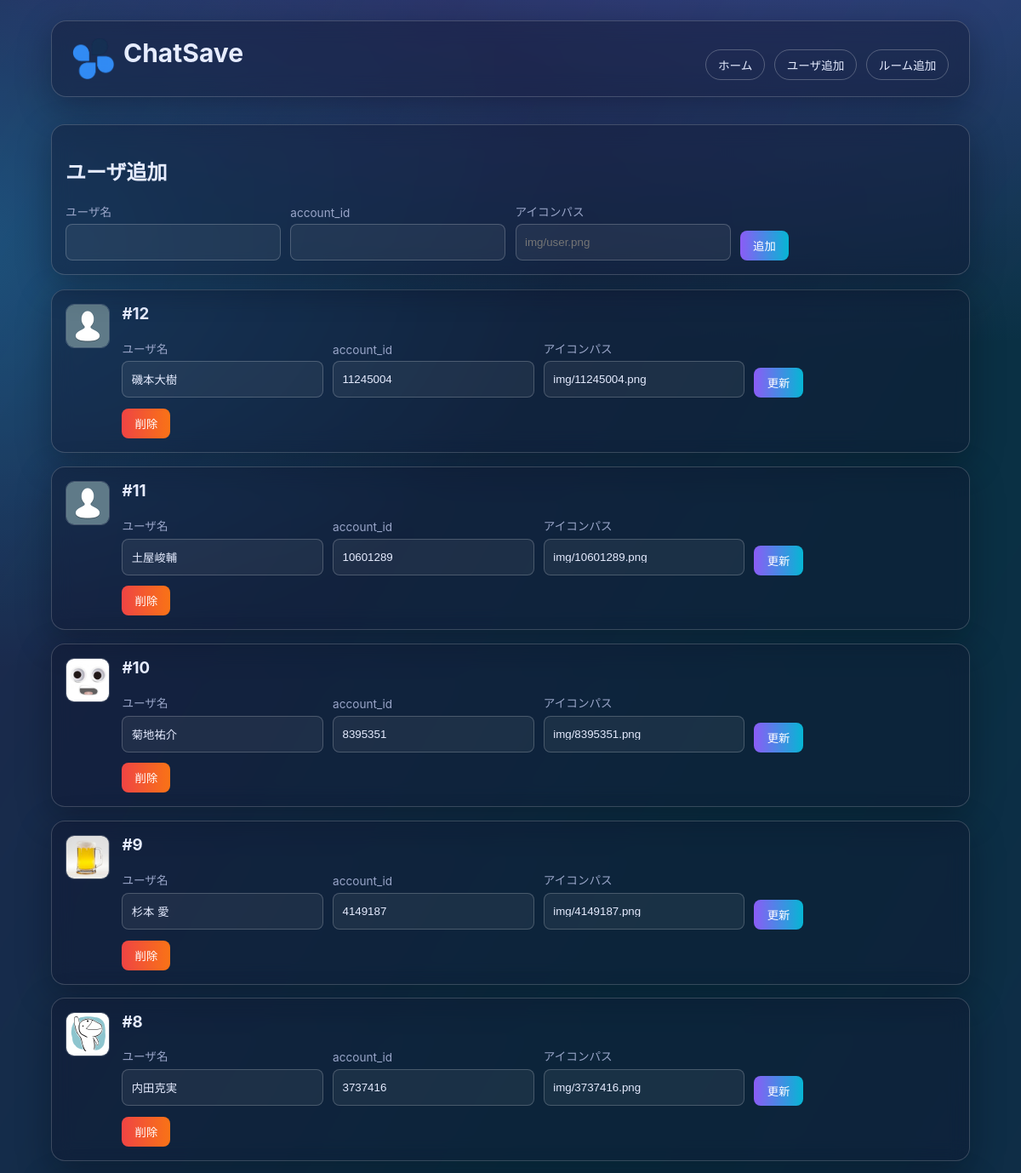
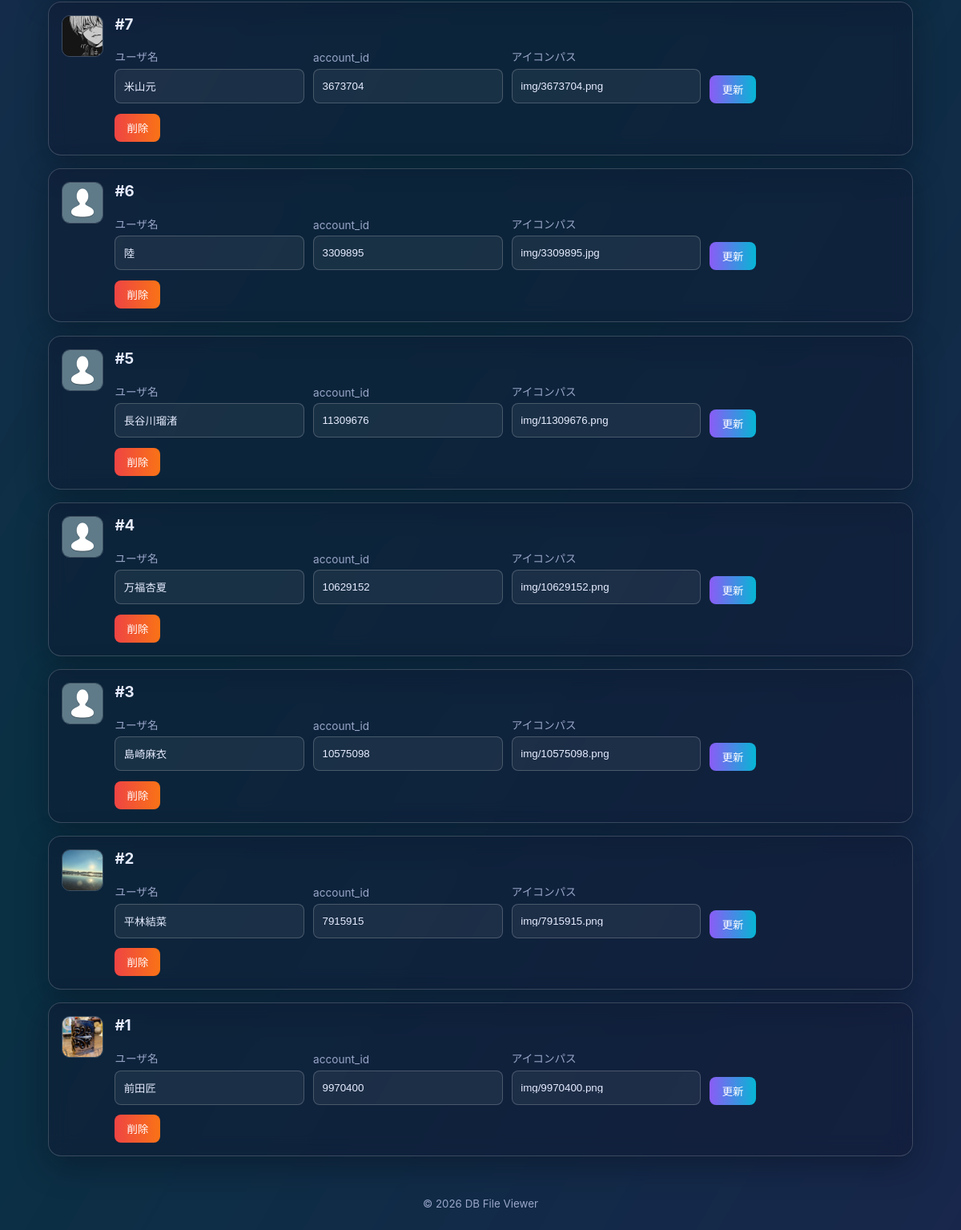
The page /users.php on the database its author committed (2 pictures, top to bottom).
### tables this page shows
CREATE TABLE users (
            id INTEGER PRIMARY KEY AUTOINCREMENT,
            user_name TEXT NOT NULL,
            account_id TEXT NOT NULL,
            user_icon TEXT
        );

### users.php (the view, shortened to what this page needs)
<?php
$pdo = get_db();
$users = $pdo->query('SELECT id, user_name, account_id, user_icon FROM users ORDER BY id DESC')->fetchAll(PDO::FETCH_ASSOC);
include __DIR__ . '/header.php';
?>
<section class="card glass form-card">
  <h2>ユーザ追加</h2>
  <form method="post" class="admin-form horizontal-form">
    <label>ユーザ名<input type="text" name="user_name" required></label>
    <label>account_id<input type="text" name="account_id" required></label>
    <label>アイコンパス<input type="text" name="user_icon" placeholder="img/user.png"></label>
    <button type="submit">追加</button>
  </form>
</section>
<section class="cards" aria-label="ユーザ一覧">
  <?php foreach ($users as $user): ?>
    <article class="card glass card-with-icon">
      <?php if (trim((string)$user['user_icon']) !== ''): ?>
        <img
          class="entity-preview"
          src="<?php echo htmlspecialchars($user['user_icon'], ENT_QUOTES, 'UTF-8'); ?>"
          alt="<?php echo htmlspecialchars($user['user_name'], ENT_QUOTES, 'UTF-8'); ?>"
          onerror="this.onerror=null;this.src='img/noimage.png';"
        >
      <?php endif; ?>
      <div class="card-main">
        <h3>#<?php echo (int)$user['id']; ?></h3>
        <form method="post" class="admin-form inline-form horizontal-form">
          <label>ユーザ名<input type="text" name="user_name" value="<?php echo htmlspecialchars($user['user_name'], ENT_QUOTES, 'UTF-8'); ?>" required></label>
          <label>account_id<input type="text" name="account_id" value="<?php echo htmlspecialchars($user['account_id'], ENT_QUOTES, 'UTF-8'); ?>" required></label>
          <label>アイコンパス<input type="text" name="user_icon" value="<?php echo htmlspecialchars($user['user_icon'], ENT_QUOTES, 'UTF-8'); ?>"></label>
          <div class="form-actions">
            <button type="submit">更新</button>
          </div>
        </form>
        <form method="post" onsubmit="return confirm('このユーザを削除しますか？');">
          <button type="submit" class="danger">削除</button>
        </form>
      </div>
    </article>
  <?php endforeach; ?>
</section>
<?php include __DIR__ . '/footer.php'; ?>

### header.php (shortened to what this page needs)
<!DOCTYPE html>
<html lang="ja">
<head>
  <link rel="stylesheet" href="style/style.css?v=<?php echo time(); ?>">
</head>
<body>
  <div class="bg-gradient"></div>
  <header class="site-header glass">
    <div class="header-top">
      <div class="header-title">
        <img src="img/icon.png?v=<?php echo time(); ?>" alt="ChatSave" class="header-icon">
        <h1>ChatSave</h1>
      </div>
      <nav class="header-nav" aria-label="メインナビゲーション">
        <a href="index.php">ホーム</a>
        <a href="users.php">ユーザ追加</a>
        <a href="rooms.php">ルーム追加</a>
      </nav>
    </div>
  </header>
  <main class="container">

### footer.php (shortened to what this page needs)
  </main>
  <footer class="site-footer">
    <small>&copy; <?php echo date('Y'); ?> DB File Viewer</small>
  </footer>
</body>
</html>

### style/style.css (style rules this page uses)
:root { --bg: #0b1020; --text: #e6ecff; --muted: #9aa6c9; --card: rgba(16, 22, 45, 0.40); --border: rgba(255, 255, 255, 0.18); --accent-a: #8b5cf6; --accent-b: #06b6d4; }
* { box-sizing: border-box; }
body { margin: 0; min-height: 100vh; font-family: "Inter", "Noto Sans JP", system-ui, sans-serif; color: var(--text); background: radial-gradient(1200px 700px at 85% -10%, rgba(139, 92, 246, 0.45), transparent), radial-gradient(800px 500px at -10% 10%, rgba(6, 182, 212, 0.35), transparent), var(--bg); overflow-x: hidden; }
.bg-gradient { position: fixed; inset: -20%; background: linear-gradient(120deg, rgba(139, 92, 246, 0.25), rgba(6, 182, 212, 0.2), rgba(99, 102, 241, 0.22)); filter: blur(70px); z-index: -1; animation: pulse 8s ease-in-out infinite alternate; }
.container { width: min(1080px, calc(100% - 2rem)); margin: 0 auto; padding: 1rem 0 3rem; }
.site-header { width: min(1080px, calc(100% - 2rem)); margin: 1.5rem auto 1rem; padding: 1.2rem 1.5rem; border-radius: 18px; }
.header-top { display: flex; justify-content: space-between; align-items: flex-end; gap: 1rem; flex-wrap: wrap; }
.header-nav { display: flex; gap: .7rem; flex-wrap: wrap; }
.header-nav a { color: var(--text); text-decoration: none; border: 1px solid rgba(255,255,255,.25); border-radius: 999px; padding: .45rem .85rem; font-size: .85rem; transition: .2s ease; }
.site-header h1 { margin: 0; font-size: clamp(1.4rem, 2.5vw, 2rem); }
.glass { background: var(--card); border: 1px solid var(--border); backdrop-filter: blur(12px); -webkit-backdrop-filter: blur(12px); box-shadow: 0 12px 38px rgba(5, 8, 20, .35); }
.cards { display: flex; grid-template-columns: repeat(auto-fit, minmax(270px, 1fr)); gap: 1rem; flex-direction: column; position: relative; z-index: 1; }
.card { border-radius: 16px; padding: 1rem; transform: translateY(6px); opacity: 0; animation: slideUp .55s ease forwards; animation-delay: var(--delay, 0ms); transition: transform .2s ease, border-color .2s ease; }
.card h3 { margin-top: 0; }
.form-card { margin-bottom: 1rem; position: relative; z-index: 40; }
.admin-form { display: grid; gap: .7rem; }
.admin-form label { display: grid; gap: .35rem; font-size: .85rem; color: var(--muted); }
.admin-form input { border-radius: 8px; border: 1px solid rgba(255,255,255,.2); padding: 13px .65rem; background: rgba(255,255,255,.06); color: var(--text); }
button { width: fit-content; border: 0; border-radius: 8px; padding: .5rem .95rem; cursor: pointer; color: #fff; background: linear-gradient(90deg, var(--accent-a), var(--accent-b)); }
button.danger { margin-top: .8rem; background: linear-gradient(90deg, #ef4444, #f97316); }
.site-footer { text-align: center; color: var(--muted); padding-bottom: 1.5rem; }
.horizontal-form { grid-template-columns: repeat(auto-fit, minmax(180px, 1fr)); align-items: end; }
.horizontal-form .form-actions { align-self: end; }
.card-with-icon { display: flex; gap: .9rem; align-items: flex-start; }
.entity-preview { width: 52px; height: 52px; border-radius: 10px; object-fit: cover; border: 1px solid rgba(255, 255, 255, .2); flex: 0 0 52px; }
.card-main { flex: 1; min-width: 0; }
.header-title { display: flex; gap: 10px; }
.header-icon { width: 50px; height: auto; }

### rows shown on the page
users: id "12", user_name "磯本大樹", account_id "11245004", user_icon "img/11245004.png"
users: id "11", user_name "土屋峻輔", account_id "10601289", user_icon "img/10601289.png"
users: user_icon (picture), id "10", user_name "菊地祐介", account_id "8395351", user_icon "img/8395351.png"
users: user_icon (picture), id "9", user_name "杉本 愛", account_id "4149187", user_icon "img/4149187.png"
users: user_icon (picture), id "8", user_name "内田克実", account_id "3737416", user_icon "img/3737416.png"
users: user_icon (picture), id "7", user_name "米山元", account_id "3673704", user_icon "img/3673704.png"
users: id "6", user_name "陸", account_id "3309895", user_icon "img/3309895.jpg"
users: user_icon (picture), id "5", user_name "長谷川瑠渚", account_id "11309676", user_icon "img/11309676.png"
users: user_icon (picture), id "4", user_name "万福杏夏", account_id "10629152", user_icon "img/10629152.png"
users: user_icon (picture), id "3", user_name "島崎麻衣", account_id "10575098", user_icon "img/10575098.png"
users: user_icon (picture), id "2", user_name "平林結菜", account_id "7915915", user_icon "img/7915915.png"
users: user_icon (picture), id "1", user_name "前田匠", account_id "9970400", user_icon "img/9970400.png"
